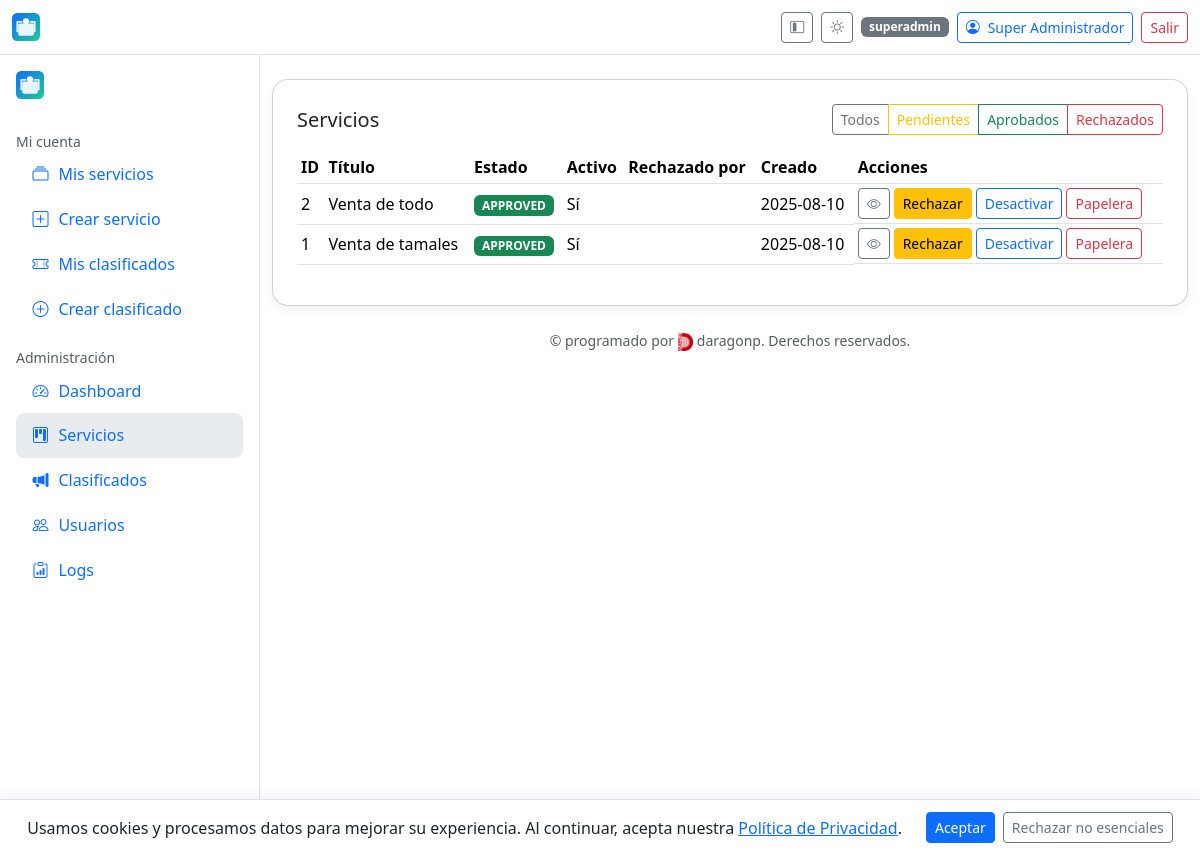
/admin/services (signed in), run on the app's committed database.
### app/models.py (models this page shows, shortened)
class User(db.Model, UserMixin):
    __tablename__ = "user"
    id = db.Column(db.Integer, primary_key=True)
    name = db.Column(db.String(150), nullable=False)
    email = db.Column(db.String(255), unique=True, index=True, nullable=False)
    phone = db.Column(db.String(50))
    address = db.Column(db.String(255))
    avatar_url = db.Column(db.String(500))
    password_hash = db.Column(db.String(255), nullable=False)
    role = db.Column(db.String(20), default="user")  # user | admin | superadmin
    is_verified = db.Column(db.Boolean, default=False)
    verification_code = db.Column(db.String(10))
    is_deleted = db.Column(db.Boolean, default=False)
    created_at = db.Column(db.DateTime, default=datetime.utcnow)
    services = db.relationship(
        "Service",
        backref="owner",
        lazy="dynamic",
        foreign_keys="Service.owner_id",
    )
    classifieds = db.relationship(
        "Classified",
        backref="owner",
        lazy="dynamic",
        foreign_keys="Classified.owner_id",
    )

class Service(db.Model):
    __tablename__ = "service"
    id = db.Column(db.Integer, primary_key=True)
    title = db.Column(db.String(200), nullable=False)
    description = db.Column(db.Text)
    website = db.Column(db.String(255))
    social = db.Column(db.String(255))
    address = db.Column(db.String(255))
    owner_id = db.Column(db.Integer, db.ForeignKey("user.id"), nullable=False)
    contact_name = db.Column(db.String(150))
    contact_email = db.Column(db.String(255))
    contact_phone = db.Column(db.String(50))
    status = db.Column(db.String(20), default=ServiceStatus.PENDING.value)
    is_active = db.Column(db.Boolean, default=False)
    is_deleted = db.Column(db.Boolean, default=False)
    created_at = db.Column(db.DateTime, default=datetime.utcnow)
    approved_by = db.Column(db.Integer, db.ForeignKey("user.id"))
    approved_at = db.Column(db.DateTime)
    rejected_by = db.Column(db.Integer, db.ForeignKey("user.id"))
    rejected_at = db.Column(db.DateTime)

### app/admin.py (the view)
@admin_bp.route("/services")
@login_required
def admin_services():
    if not _require_admin():
        return ("Forbidden", 403)
    status = request.args.get("status")
    q = Service.query.filter_by(is_deleted=False)
    if status:
        q = q.filter_by(status=status)
    items = q.order_by(Service.created_at.desc()).all()
    users_map = {u.id: u.name for u in User.query.with_entities(User.id, User.name).all()}
    return render_template("admin/services.html", items=items, ServiceStatus=ServiceStatus, users_map=users_map)

### app/admin.py (called while the page is built)
def _require_admin():
    return current_user.is_authenticated and current_user.role in ("admin", "superadmin")

@admin_bp.before_request
def _check_admin():
    if request.endpoint and request.endpoint.startswith("admin.") and not _require_admin():
        return ("Forbidden", 403)

### app/templates/admin/services.html (shortened to what this page needs)
{% extends "base.html" %}
{% block content %}
<div class="card card-shadow p-4">
  <div class="d-flex justify-content-between align-items-center mb-3">
    <h1 class="h5 m-0">Servicios</h1>
    <div class="btn-group">
      <a class="btn btn-outline-secondary btn-sm" href="{{ url_for('admin.admin_services') }}">Todos</a>
      <a class="btn btn-outline-warning btn-sm" href="{{ url_for('admin.admin_services', status=ServiceStatus.PENDING.value) }}">Pendientes</a>
      <a class="btn btn-outline-success btn-sm" href="{{ url_for('admin.admin_services', status=ServiceStatus.APPROVED.value) }}">Aprobados</a>
      <a class="btn btn-outline-danger btn-sm" href="{{ url_for('admin.admin_services', status=ServiceStatus.REJECTED.value) }}">Rechazados</a>
    </div>
  </div>
  <div class="table-responsive">
    <table class="table table-sm align-middle js-dt" id="dt_services">
      <thead>
        <tr>
          <th>ID</th>
          <th>Título</th>
          <th>Estado</th>
          <th>Activo</th>
          <th>Rechazado por</th>
          <th>Creado</th>
          <th>Acciones</th>
        </tr>
      </thead>
      <tbody>
        {% for s in items %}
        <tr>
          <td>{{ s.id }}</td>
          <td class="text-truncate" style="max-width: 340px">{{ s.title }}</td>
          <td>
            <span class="badge text-bg-{% if s.status==ServiceStatus.APPROVED.value %}success{% elif s.status==ServiceStatus.PENDING.value %}warning{% else %}danger{% endif %}">
              {{ s.status }}
            </span>
          </td>
          <td>{{ 'Sí' if s.is_active else 'No' }}</td>
          <td>{{ users_map.get(s.rejected_by) or '' }}</td>
          <td>{{ s.created_at.strftime('%Y-%m-%d') if s.created_at else '' }}</td>
          <td class="d-flex gap-1 flex-wrap">
            <a class="btn btn-sm btn-outline-secondary" href="{{ url_for('services.detail', service_id=s.id) }}" title="Ver"><i class="bi bi-eye"></i></a>
            {% if s.status != ServiceStatus.REJECTED.value %}
            <form method="post" action="{{ url_for('admin.reject_service', service_id=s.id) }}">
              <button class="btn btn-sm btn-warning" title="Rechazar">Rechazar</button>
            </form>
            {% endif %}
            {% if s.status == ServiceStatus.APPROVED.value %}
            <form method="post" action="{{ url_for('admin.toggle_active', service_id=s.id) }}">
              <button class="btn btn-sm btn-outline-primary" title="{{ 'Desactivar' if s.is_active else 'Activar' }}">
                {{ 'Desactivar' if s.is_active else 'Activar' }}
              </button>
            </form>
            {% endif %}
            <form method="post" action="{{ url_for('admin.softdelete_service', service_id=s.id) }}" onsubmit="return confirmSoft(this)">
              <button class="btn btn-sm btn-outline-danger" title="Papelera">Papelera</button>
            </form>
          </td>
        </tr>
        {% endfor %}
      </tbody>
    </table>
  </div>
</div>
{% endblock %}

### app/templates/base.html (shortened to what this page needs)
{% set is_admin = (current_user.is_authenticated and current_user.role in ['admin','superadmin']) %}
<!doctype html>
<html lang="es">
<head>
  <link href="https://cdn.jsdelivr.net/npm/bootstrap@5.3.3/dist/css/bootstrap.min.css" rel="stylesheet">
  <link href="https://cdn.jsdelivr.net/npm/bootstrap-icons@1.11.3/font/bootstrap-icons.css" rel="stylesheet">
  <link href="https://cdn.datatables.net/2.0.8/css/dataTables.bootstrap5.css" rel="stylesheet">
  <link rel="stylesheet" href="{{ url_for('static', filename='css/style.css') }}">
</head>
<body class="bg-body">
<header class="navbar bg-body border-bottom sticky-top" id="appHeader">
  <div class="container-fluid">
    <a class="navbar-brand d-flex align-items-center gap-2" href="{{ url_for('main.index') }}">
      <img src="{{ APP_ICON_URL or url_for('static', filename='icon.svg') }}" alt="icon" style="width:28px;height:28px">
    </a>
    <div class="d-flex align-items-center gap-2">
      <button class="btn btn-sm btn-outline-secondary d-none d-lg-inline-flex" id="btnCollapse" title="Colapsar menú">
        <i class="bi bi-layout-sidebar-inset"></i>
      </button>
      <button class="btn btn-sm btn-outline-secondary" id="themeToggle" type="button" aria-label="Cambiar tema">
        <i class="bi bi-brightness-high" id="icon-sun" style="display:none"></i>
      </button>
      {% if current_user.is_authenticated %}
        <span class="badge text-bg-secondary d-none d-md-inline">{{ current_user.role }}</span>
        <a class="btn btn-sm btn-outline-primary d-flex align-items-center gap-2" href="{{ url_for('auth.profile') }}">
          {% if current_user.avatar_url %}
            <img src="{{ current_user.avatar_url }}" alt="avatar" class="rounded-circle" style="width:24px;height:24px;object-fit:cover;">
          {% else %}
            <i class="bi bi-person-circle"></i>
          {% endif %}
          <span class="d-none d-sm-inline">{{ current_user.name }}</span>
        </a>
        <a class="btn btn-sm btn-outline-danger" href="{{ url_for('auth.logout') }}">Salir</a>
      {% else %}
        <a class="btn btn-sm btn-outline-primary" href="{{ url_for('auth.login') }}">Ingresar</a>
        <a class="btn btn-sm btn-primary" href="{{ url_for('auth.register') }}">Registro</a>
      {% endif %}
    </div>
  </div>
</header>
<div class="layout" id="layout">
  <aside class="sidebar p-3" id="sidebar" aria-label="Menú lateral">
    <div class="mb-3 d-flex align-items-center gap-2 fw-semibold">
      <img src="{{ APP_ICON_URL or url_for('static', filename='icon.svg') }}" alt="icon" style="width:28px;height:28px">
    </div>
    <nav class="nav flex-column">
      {% if current_user.is_authenticated %}
        <div class="mt-3 text-body-secondary small text-label">Mi cuenta</div>
        <a class="nav-link {% if request.endpoint=='services.my_services' %}active{% endif %}" href="{{ url_for('services.my_services') }}">
          <span class="icon bi bi-collection"></span><span class="text-label">Mis servicios</span>
        </a>
        <a class="nav-link {% if request.endpoint=='services.create_service' %}active{% endif %}" href="{{ url_for('services.create_service') }}">
          <span class="icon bi bi-plus-square"></span><span class="text-label">Crear servicio</span>
        </a>
        <a class="nav-link {% if request.endpoint=='classifieds.mine' %}active{% endif %}" href="{{ url_for('classifieds.mine') }}">
          <span class="icon bi bi-ticket-perforated"></span><span class="text-label">Mis clasificados</span>
        </a>
        <a class="nav-link {% if request.endpoint=='classifieds.create' %}active{% endif %}" href="{{ url_for('classifieds.create') }}">
          <span class="icon bi bi-plus-circle"></span><span class="text-label">Crear clasificado</span>
        </a>
      {% endif %}
      {% if is_admin %}
        <div class="mt-3 text-body-secondary small text-label">Administración</div>
        <a class="nav-link {% if request.endpoint=='admin.dashboard' %}active{% endif %}" href="{{ url_for('admin.dashboard') }}">
          <span class="icon bi bi-speedometer2"></span><span class="text-label">Dashboard</span>
        </a>
        <a class="nav-link {% if request.endpoint=='admin.admin_services' %}active{% endif %}" href="{{ url_for('admin.admin_services') }}">
          <span class="icon bi bi-kanban"></span><span class="text-label">Servicios</span>
        </a>
        <a class="nav-link {% if request.endpoint=='admin.admin_classifieds' %}active{% endif %}" href="{{ url_for('admin.admin_classifieds') }}">
          <span class="icon bi bi-megaphone-fill"></span><span class="text-label">Clasificados</span>
        </a>
        <a class="nav-link {% if request.endpoint=='admin.users' %}active{% endif %}" href="{{ url_for('admin.users') }}">
          <span class="icon bi bi-people"></span><span class="text-label">Usuarios</span>
        </a>
        {% if current_user.role == 'superadmin' %}
          <a class="nav-link {% if request.endpoint=='admin.logs' %}active{% endif %}" href="{{ url_for('admin.logs') }}">
            <span class="icon bi bi-clipboard-data"></span><span class="text-label">Logs</span>
          </a>
        {% endif %}
      {% endif %}
    </nav>
  </aside>
  <main class="container-fluid py-4">
    {% block content %}{% endblock %}
    <footer class="text-center py-4 small text-body-secondary">
      &copy; {{ CURRENT_YEAR }} programado por
      <img src="{{ url_for('static', filename='logoda.png') }}" alt="daragonp" style="height:18px;vertical-align:middle;">
      daragonp. Derechos reservados.
    </footer>
  </main>
</div>
<div id="cookie-banner" class="cookie-banner d-none">
  <span>
    Usamos cookies y procesamos datos para mejorar su experiencia. Al continuar, acepta nuestra
    <a href="{{ url_for('main.privacy') }}" target="_blank" rel="noopener">Política de Privacidad</a>.
  </span>
  <div class="ms-3 d-flex gap-2">
    <button id="accept-cookies" class="btn btn-primary btn-sm">Aceptar</button>
    <button id="reject-cookies" class="btn btn-outline-secondary btn-sm">Rechazar no esenciales</button>
  </div>
</div>
</body>
</html>

### app/static/css/style.css (style rules this page uses)
.layout { display: grid; grid-template-columns: 260px 1fr; gap: 0; }
.sidebar { position: sticky; top: 0; height: 100vh; overflow: auto; border-right: 1px solid var(--bs-border-color); background: var(--bs-body-bg); }
.sidebar .nav-link { display:flex; align-items:center; gap:.5rem; padding:.65rem .9rem; border-radius:.5rem; }
.sidebar .nav-link.active { background: var(--bs-secondary-bg); }
.sidebar .icon { width: 1.2rem; text-align:center; }
.cookie-banner { position: fixed; bottom: 0; left: 0; width: 100%; z-index: 1080; display: flex; align-items: center; justify-content: center; gap: .5rem; padding: .75rem 1rem; background: var(--bs-body-bg); color: var(--bs-body-color); border-top: 1px solid var(--bs-border-color); box-shadow: 0 -4px 16px rgba(0,0,0,.06); }
.cookie-banner a { color: var(--bs-link-color); text-decoration: underline; }
.card-shadow { box-shadow: 0 10px 20px rgba(0,0,0,.05); border-radius:1rem; }
.text-truncate { white-space: nowrap; overflow: hidden; text-overflow: ellipsis; }

### app/templates/base.html (style rules this page uses)
.card-shadow { box-shadow: 0 0.25rem 0.75rem rgba(0,0,0,.06); }
.layout { display: grid; grid-template-columns: 260px 1fr; min-height: 100vh; }
.sidebar { border-right: 1px solid var(--bs-border-color); background: var(--bs-body-bg); }
.sidebar .nav-link { display: flex; align-items: center; gap:.5rem; border-radius:.5rem; }
.sidebar .nav-link .icon { width: 1.25rem; text-align:center; }
.cookie-banner { position: fixed; left: 0; right: 0; bottom: 0; z-index: 1080; background: var(--bs-body-bg); border-top: 1px solid var(--bs-border-color); padding: .75rem 1rem; display: flex; align-items: center; justify-content: center; }

### data on the page
User: role "superadmin", name "Super Administrador"
Service: id "2", title "Venta de todo", status "APPROVED", is_active "Sí", created_at "2025-08-10", is_active "Desactivar"
Service: id "1", title "Venta de tamales", status "APPROVED", is_active "Sí", created_at "2025-08-10", is_active "Desactivar"
